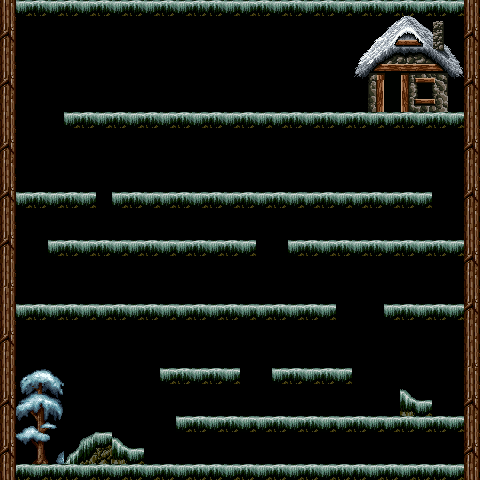

A level layout from a 2D game, rendered from its tile map. Below: a short description, then the map file with its tile-grid data intact:
An orthogonal 30x30 tile map with 16x16 px tiles, 2 tile layers (collision, background), 3 tilesets and 1 object.

<map version="1.0" orientation="orthogonal" renderorder="right-down" width="30" height="30" tilewidth="16" tileheight="16" nextobjectid="4">
 <tileset firstgid="1" source="erik.tsx" />
 <tileset firstgid="163" source="generic.tsx" />
 <tileset firstgid="1763" source="wrbc.tsx" />
 <layer name="collision" width="30" height="30">
  <properties>
   <property name="do_render" type="bool" value="true" />
   <property name="render_order" type="int" value="10" />
   <property name="type" value="default" />
  </properties>
  <data encoding="csv">
1960,1999,2000,2001,2002,2003,1888,1889,2006,2007,1888,1889,1888,1888,1889,2003,1888,1889,2006,2007,1888,1889,2003,1888,1889,2006,2007,1888,1889,1960,
1997,0,0,0,0,0,0,0,0,0,0,0,0,0,0,0,0,0,0,0,0,0,0,0,0,0,0,0,0,1997,
2034,0,0,0,0,0,0,0,0,0,0,0,0,0,0,0,0,0,0,0,0,0,0,0,0,0,0,0,0,2034,
2071,0,0,0,0,0,0,0,0,0,0,0,0,0,0,0,0,0,0,0,0,0,0,0,0,0,0,0,0,2071,
2108,0,0,0,0,0,0,0,0,0,0,0,0,0,0,0,0,0,0,0,0,0,0,0,0,0,0,0,0,2108,
2145,0,0,0,0,0,0,0,0,0,0,0,0,0,0,0,0,0,0,0,0,0,0,0,0,0,0,0,0,2145,
2182,0,0,0,0,0,0,0,0,0,0,0,0,0,0,0,0,0,0,0,0,0,0,0,0,0,0,0,0,2182,
1960,0,0,0,1999,2000,2001,2002,2003,2000,2001,2002,2003,2000,2001,2002,2003,2001,2002,2003,2000,2001,2002,2003,1999,2000,2001,2002,2003,1960,
1997,0,0,0,0,0,0,0,0,0,0,0,0,0,0,0,0,0,0,0,0,0,0,0,0,0,0,0,0,1997,
2034,0,0,0,0,0,0,0,0,0,0,0,0,0,0,0,0,0,0,0,0,0,0,0,0,0,0,0,0,2034,
2071,0,0,0,0,0,0,0,0,0,0,0,0,0,0,0,0,0,0,0,0,0,0,0,0,0,0,0,0,2071,
2108,0,0,0,0,0,0,0,0,0,0,0,0,0,0,0,0,0,0,0,0,0,0,0,0,0,0,0,0,2108,
2145,1999,2000,2001,2002,2003,0,1999,2000,2001,1999,2000,2001,2002,1999,2000,2001,2002,2003,1999,2000,2001,1999,2000,2001,2002,2003,0,0,2145,
1960,0,0,0,0,0,0,0,0,0,0,0,0,0,0,0,0,0,0,0,0,0,0,0,0,0,0,0,0,2182,
1997,0,0,0,0,0,0,0,0,0,0,0,0,0,0,0,0,0,0,0,0,0,0,0,0,0,0,0,0,1960,
2034,0,0,1999,2000,2001,2002,2003,2001,2002,2003,1999,2000,2001,2002,2003,0,0,1999,2000,1999,2000,2001,2002,2003,2000,2001,2002,2003,1997,
2071,0,0,0,0,0,0,0,0,0,0,0,0,0,0,0,0,0,0,0,0,0,0,0,0,0,0,0,0,2034,
2108,0,0,0,0,0,0,0,0,0,0,0,0,0,0,0,0,0,0,0,0,0,0,0,0,0,0,0,0,2071,
1960,0,0,0,0,0,0,0,0,0,0,0,0,0,0,0,0,0,0,0,0,0,0,0,0,0,0,0,0,2108,
1960,1999,2000,2001,2002,2003,1999,2000,2001,2002,2003,1999,2000,2001,2002,2003,1999,2000,2001,2002,2003,0,0,0,1999,2000,2001,2002,2003,2145,
1997,0,0,0,0,0,0,0,0,0,0,0,0,0,0,0,0,0,0,0,0,0,0,0,0,0,0,0,0,2182,
2034,0,0,0,0,0,0,0,0,0,0,0,0,0,0,0,0,0,0,0,0,0,0,0,0,0,0,0,0,1960,
2071,0,0,0,0,0,0,0,0,0,0,0,0,0,0,0,0,0,0,0,0,0,0,0,0,0,0,0,0,1997,
1960,2025,2026,2027,0,0,0,0,0,0,1999,2000,2001,2002,2003,0,0,1999,2000,2001,2002,2003,0,0,0,0,0,0,0,1960,
1997,2062,2063,2064,0,0,0,0,0,0,0,0,0,0,0,0,0,0,0,0,0,0,0,0,0,2225,2226,0,0,1997,
2034,2099,2100,2101,0,0,0,0,0,0,0,0,0,0,0,0,0,0,0,0,0,0,0,0,0,2262,2263,0,0,2034,
2071,2136,2137,2138,0,0,0,0,0,0,0,1999,2000,2001,2002,2003,1999,2000,2001,2002,2003,1999,2000,2001,1999,2000,2001,2002,2003,2071,
2108,2173,2174,2175,2114,2115,2116,2225,2226,0,0,0,0,0,0,0,0,0,0,0,0,0,0,0,0,0,0,0,0,2108,
2145,2210,2211,2212,2151,2152,2153,2262,2263,0,0,0,0,0,0,0,0,0,0,0,0,0,0,0,0,0,0,0,0,2145,
2182,2000,2001,2002,2000,2001,2000,2001,2002,2003,2000,2001,2002,2000,2001,2002,2003,1888,1889,2000,2001,2002,1888,1889,2000,2001,2002,1888,1889,2182
</data>
 </layer>
 <objectgroup name="objects">
  <properties>
   <property name="do_render" type="bool" value="true" />
   <property name="render_order" type="int" value="50" />
  </properties>
  <object id="1" gid="1" x="192" y="464" width="32" height="32">
   <properties>
    <property name="aget" type="bool" value="true" />
    <property name="class" value="Agent" />
    <property name="tsx" value="erik" />
   </properties>
  </object>
 </objectgroup>
 <layer name="background" width="30" height="30">
  <properties>
   <property name="do_render" type="bool" value="true" />
   <property name="render_order" type="int" value="15" />
  </properties>
  <data encoding="csv">
0,0,0,0,0,0,0,0,0,0,0,0,0,0,0,0,0,0,0,0,0,0,0,0,0,0,0,0,0,0,
0,0,0,0,0,0,0,0,0,0,0,0,0,0,0,0,0,0,0,0,0,0,0,0,2653,2654,2655,2656,0,0,
0,0,0,0,0,0,0,0,0,0,0,0,0,0,0,0,0,0,0,0,0,0,0,2689,2690,2691,2692,2693,0,0,
0,0,0,0,0,0,0,0,0,0,0,0,0,0,0,0,0,0,0,0,0,0,2725,2726,2727,2728,2729,2730,2731,0,
0,0,0,0,0,0,0,0,0,0,0,0,0,0,0,0,0,0,0,0,0,0,2762,2763,2764,2765,2766,2767,2768,0,
0,0,0,0,0,0,0,0,0,0,0,0,0,0,0,0,0,0,0,0,0,0,0,2800,2801,2802,2803,2804,0,0,
0,0,0,0,0,0,0,0,0,0,0,0,0,0,0,0,0,0,0,0,0,0,0,2837,2838,2839,2840,2841,0,0,
0,0,0,0,0,0,0,0,0,0,0,0,0,0,0,0,0,0,0,0,0,0,0,0,0,0,0,0,0,0,
0,0,0,0,0,0,0,0,0,0,0,0,0,0,0,0,0,0,0,0,0,0,0,0,0,0,0,0,0,0,
0,0,0,0,0,0,0,0,0,0,0,0,0,0,0,0,0,0,0,0,0,0,0,0,0,0,0,0,0,0,
0,0,0,0,0,0,0,0,0,0,0,0,0,0,0,0,0,0,0,0,0,0,0,0,0,0,0,0,0,0,
0,0,0,0,0,0,0,0,0,0,0,0,0,0,0,0,0,0,0,0,0,0,0,0,0,0,0,0,0,0,
0,0,0,0,0,0,0,0,0,0,0,0,0,0,0,0,0,0,0,0,0,0,0,0,0,0,0,0,0,0,
0,0,0,0,0,0,0,0,0,0,0,0,0,0,0,0,0,0,0,0,0,0,0,0,0,0,0,0,0,0,
0,0,0,0,0,0,0,0,0,0,0,0,0,0,0,0,0,0,0,0,0,0,0,0,0,0,0,0,0,0,
0,0,0,0,0,0,0,0,0,0,0,0,0,0,0,0,0,0,0,0,0,0,0,0,0,0,0,0,0,0,
0,0,0,0,0,0,0,0,0,0,0,0,0,0,0,0,0,0,0,0,0,0,0,0,0,0,0,0,0,0,
0,0,0,0,0,0,0,0,0,0,0,0,0,0,0,0,0,0,0,0,0,0,0,0,0,0,0,0,0,0,
0,0,0,0,0,0,0,0,0,0,0,0,0,0,0,0,0,0,0,0,0,0,0,0,0,0,0,0,0,0,
0,0,0,0,0,0,0,0,0,0,0,0,0,0,0,0,0,0,0,0,0,0,0,0,0,0,0,0,0,0,
0,0,0,0,0,0,0,0,0,0,0,0,0,0,0,0,0,0,0,0,0,0,0,0,0,0,0,0,0,0,
0,0,0,0,0,0,0,0,0,0,0,0,0,0,0,0,0,0,0,0,0,0,0,0,0,0,0,0,0,0,
0,0,0,0,0,0,0,0,0,0,0,0,0,0,0,0,0,0,0,0,0,0,0,0,0,0,0,0,0,0,
0,0,0,0,0,0,0,0,0,0,0,0,0,0,0,0,0,0,0,0,0,0,0,0,0,0,0,0,0,0,
0,0,0,0,0,0,0,0,0,0,0,0,0,0,0,0,0,0,0,0,0,0,0,0,0,0,0,0,0,0,
0,0,0,0,0,0,0,0,0,0,0,0,0,0,0,0,0,0,0,0,0,0,0,0,0,0,0,0,0,0,
0,0,0,0,0,0,0,0,0,0,0,0,0,0,0,0,0,0,0,0,0,0,0,0,0,0,0,0,0,0,
0,0,0,0,0,0,0,0,0,0,0,0,0,0,0,0,0,0,0,0,0,0,0,0,0,0,0,0,0,0,
0,0,0,0,0,0,0,0,0,0,0,0,0,0,1763,0,0,0,0,0,0,0,0,0,0,0,0,0,0,0,
0,0,0,0,0,0,0,0,0,0,0,0,0,0,0,0,0,0,0,0,0,0,0,0,0,0,0,0,0,0
</data>
 </layer>
</map>
